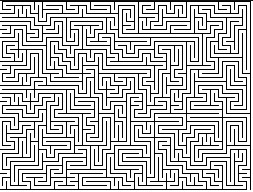
#> input picture A* in OpenCV/small_maze.jpg, 253 x 192 px, found by its file name
$ python main.py
#> lines starting #> are read from the running program, lines starting #| are printed output that depends on the picture; after the words box and inside, x2 and y2 are one past the last pixel; in counts of white or black regions, pixels touching at a corner belong together

import cv2
import numpy as np
import threading
import colorsys
from queue import PriorityQueue
import queue
import time
import math


easy_maze = "C:\Python\WORTHY PROJECTS\maze_game\simple_maze.jpg"
hard_maze = "C:\Python\WORTHY PROJECTS\maze_game\Printable-Mazes-for-Adults.png"
imp_maze = "C:\Python\WORTHY PROJECTS\maze_game\imp_maze.jpg"
loop_maze = "C:\Python\WORTHY PROJECTS\maze_game\loop_maze.jpg"
pin_maze = "C:\Python\WORTHY PROJECTS\maze_game\pin_maze.jpg"
small_maze = "C:\Python\WORTHY PROJECTS\maze_game\small_maze.jpg"
diff_maze = "C:\Python\WORTHY PROJECTS\maze_game\diff_maze.jpg"


flag = 0

class Point:

    counter = 0
    def __init__(self, x=0, y=0):
        self.x = x
        self.y = y
        Point.counter += 1

    # [15 lines left out: functions __add__, __neg__, __eq__, not called in this run]

    def __lt__(self, other):
        return self.counter < other.counter


def h_score(curr_node, goal): #
    result = abs(goal.x-curr_node.x)**2 + abs(goal.y-curr_node.y)**2
    return math.sqrt(result)

def g_score(s, c): #distance current node to start node
    result = abs(s.x-c.x)**2 + abs(s.y-c.y)**2
    return math.sqrt(result)


# [104 lines left out: functions A_STAR, mouse_event, not called in this run]

def DISPLAY():
    global img

    cv2.imshow("Image", img)
    cv2.setMouseCallback('Image', mouse_event)
    run = True

    while run:

        cv2.imshow("Image", img)
        cv2.waitKey(1)

        if cv2.waitKey(1) & 0xFF == 27:

            break


rw = 2
p = 0


START = Point()
END = Point()


img =  cv2.imread(small_maze, cv2.IMREAD_GRAYSCALE)
#> img is the input picture: shape (192, 253); min 0, max 255, mean 189.8
img = cv2.resize(img, (700,700),interpolation = cv2.INTER_AREA)
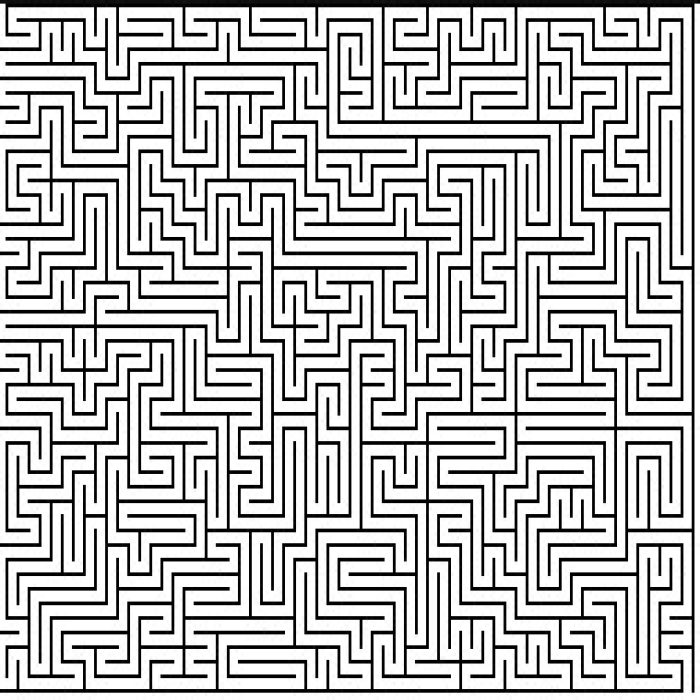
#> img: shape (700, 700); min 0, max 255, mean 189.7
_ , img = cv2.threshold(img, 120, 255, cv2.THRESH_BINARY)
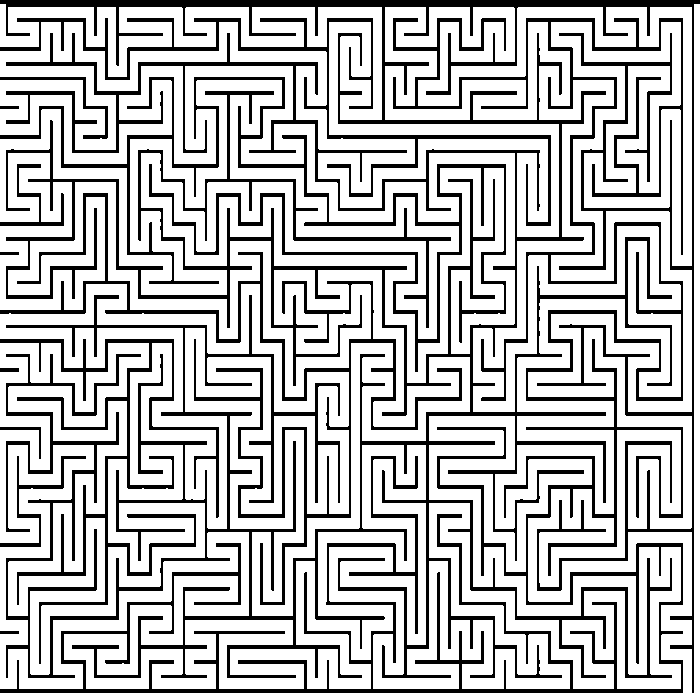
#> img: shape (700, 700); 75.3% white; 14 black regions, largest, box (x1, y1, x2, y2) and area: (0, 0, 700, 693) 62158, (0, 18, 683, 693) 27164, (0, 77, 506, 372) 9132
img = cv2.cvtColor(img, cv2.COLOR_GRAY2BGR)
h, w = img.shape[:2]
#> h = 700; w = 700
#> (key Esc is pressed here)

t  = threading.Thread(target=DISPLAY, args=())
t.daemon = True
t.start()

#> (the run stopped early here; a loop or call above may not have finished)
